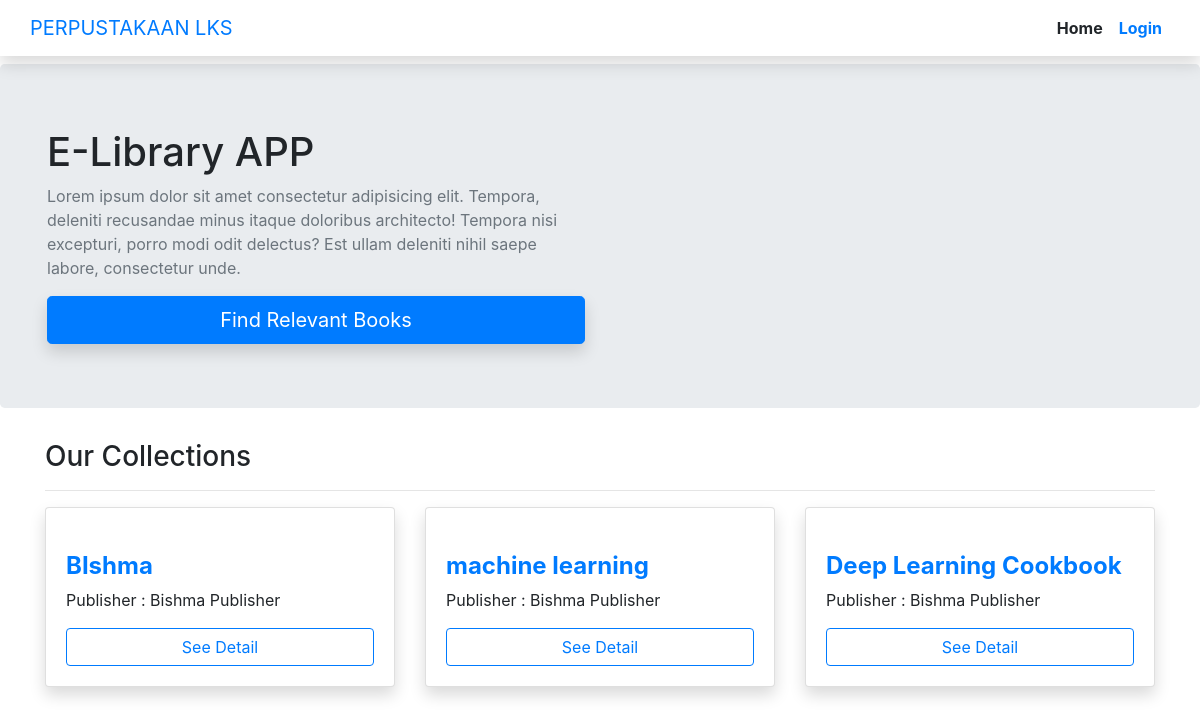
Before: / with the older database file.
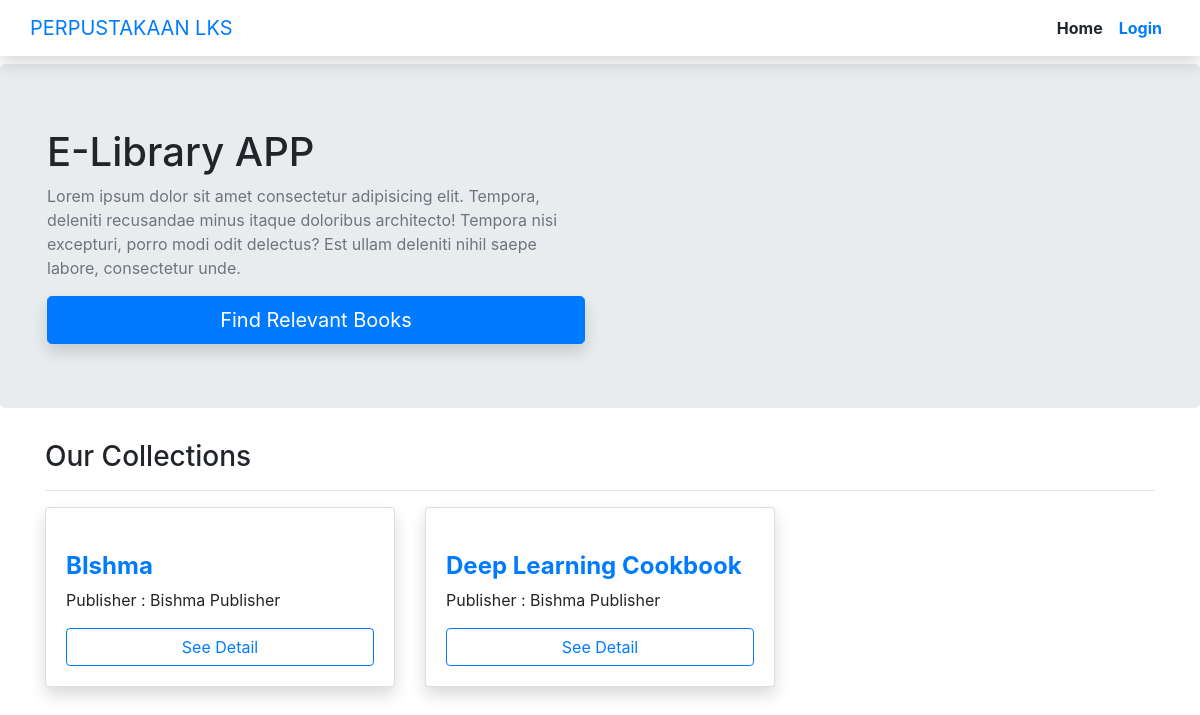
After: the same page with the newer database file.
### tables this page shows
CREATE TABLE `books` (
  `id` int(11) NOT NULL,
  `title` varchar(100) NOT NULL,
  `publisher_id` int(11) NOT NULL,
  `category_id` int(11) NOT NULL,
  `qty` int(11) NOT NULL
);

### Core/Controller/BaseController.php (called while the page is built, shortened)
<?php
class BaseController {
    public function view($file,$data=[])
    {
        $file = file_get_contents(BASE_DIR."/views/".$file.".bsm.php");
        eval('?>'.$file);
    }
    public function Component($component,$data=[])
    {
        require BASE_DIR."/views/components/".$component.".comp.php";
    }
}

### App/Controllers/HomeController.php (called while the page is built, shortened)
<?php
class HomeController extends BaseController{
    public function index()
    {
        $model = new User();
        $data =  $model->all()->get();
        $book_m = new \App\Book();
        $books = $book_m->all()->get();
        return $this->view('home',['nama'=>'bishma','data'=>$data,'books'=>$books]);
    }
}

### public/index.php (called while the page is built, shortened)
<?php
    require '../init.php';
    $c = new HomeController();
    $c->index();

### init.php (called while the page is built, shortened)
<?php
function isLogin()
{
    if(!isset($_SESSION['id'])){
        return 0;
    }
    return 1;
}
include "bootstrap/assembly.php";

### bootstrap/assembly.php (called while the page is built, shortened)
<?php
spl_autoload_register(function($class){
    $c = explode('\\',$class);
    $path = join(DIRECTORY_SEPARATOR, $c);
});

### Core/Model/BaseModel.php (called while the page is built, shortened)
<?php
class BaseModel{
    private $conn;
    private $temp_query = "";
    public function __construct()
    {
        $this->conn = new \mysqli("localhost","root","","lks");
    }
    public function all()
    {
        $this->temp_query .= "SELECT * FROM ".$this->table;
        return $this;
    }
    public function get()
    {
        $res = [];
        $q = mysqli_query($this->conn,$this->temp_query);
        while($r = mysqli_fetch_array($q)){
            $res[] = $r;
        }
        $this->temp_query = "";
        return   $res;
    }
}

### views/components/card.comp.php (the view, shortened to what this page needs)
<div class="col-sm-4 mb-3">
    <div class="card shadow">
        <div class="card-body">
            <p class="h4 font-weight-bold text-primary"><?= $title ?></p>
            <p>Publisher : <?= $publisher ?></p>
            <a href="detail.php?id=<?= $v[0] ?>" class="btn btn-block btn-outline-primary">See Detail</a>
         </div>
    </div>
</div>

### views/components/header.comp.php (shortened to what this page needs)
<!DOCTYPE html>
<html lang="en">
<head>
    <link rel="stylesheet" href="https://stackpath.bootstrapcdn.com/bootstrap/4.3.1/css/bootstrap.min.css">
</head>
<body>
<nav class="navbar navbar-expand mb-2 shadow">
    <div class="container">
        <a href="./" class="navbar-brand">PERPUSTAKAAN LKS</a>
        <ul class="navbar-nav">
            <li class="nav-link">Home</li>
            <?php if(!isLogin()): ?>
                 <a href="./login.php"><li class="nav-link">Login</li></a>
            <?php endif; ?>
        </ul>
    </div>
</nav>

### views/home.bsm.php (shortened to what this page needs)
<div class="jumbotron">
    <div class="container ">
        <div class="row">
            <div class="col-md-6">
              <h1>E-Library APP</h1>
              <p class="text-secondary">Lorem ipsum dolor sit amet consectetur adipisicing elit. Tempora, deleniti recusandae minus itaque doloribus architecto! Tempora nisi excepturi, porro modi odit delectus? Est ullam deleniti nihil saepe labore, consectetur unde.</p>
                <a href="" class="btn btn-primary shadow btn-block btn-lg">Find Relevant Books</a>
            </div>
        </div>
     </div>
</div>
<div class="container">
    <h3>Our Collections</h3>
    <hr>
    <div class="row">
         <?php
         foreach ($books as $value) {
             $this->Component('card',['v'=>$value , 'title'=>$value['title'],'publisher' => 'Bishma Publisher']);
        }
        ?>
    </div>
</div>

### views/components/footer.comp.php (shortened to what this page needs)
</body>
</html>

### views/components/header.comp.php (style rules this page uses)
.nav-link { font-weight:bold; cursor:pointer; }

Changed rows visible on the page:
removed books: title "machine learning"
